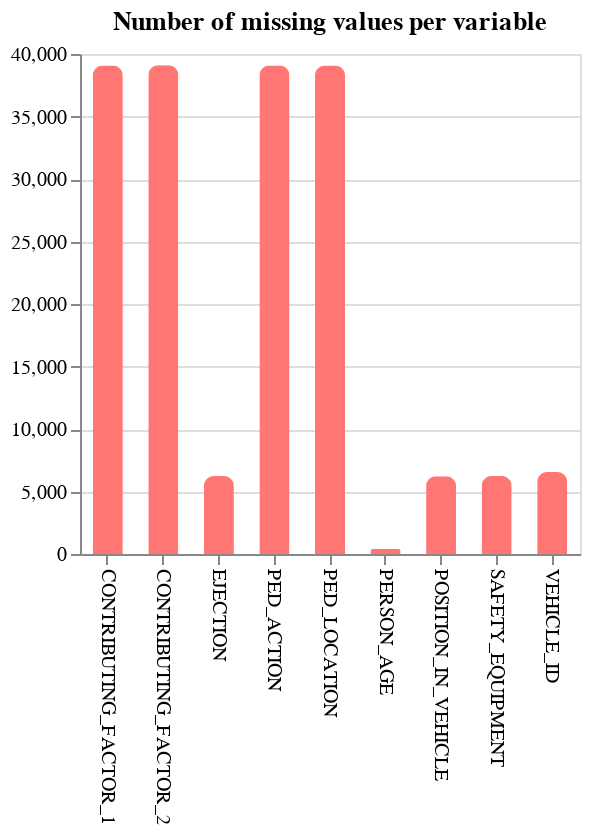

Here is the notebook cell this chart was saved with:
### Code cell
dataframe = pd.read_csv("data/Set1_noAnomalies_TimeHierarchy_noImputation.csv", index_col="UNIQUE_ID")
data = dataframe
mv = {}
for var in data.columns:
    nr = data[var].isna().sum()
    if nr > 0:
        mv[var] = nr



df1 = pd.DataFrame(list(zip(list(mv.keys()), list(mv.values()))),  columns =['Name', 'val'])
    
print(df1)
bars = alt.Chart(df1, title="Number of missing values per variable").mark_bar(fill="#ff7675",
    cornerRadiusTopLeft=5,
    cornerRadiusTopRight=5,
                                                                   size=15
                                 
).encode(
    x=alt.X('Name:O',axis=alt.Axis(title='', titleColor='#fdcb6e', labelAngle=90)),
    y = alt.Y('val:Q',
          axis=alt.Axis(title='', titleColor='#fdcb6e', labelAngle=0,),
          ),
)

bars.properties(width=250,
    height=250)

### Figure 1 — Vega-Lite specification as saved in the notebook (floating-point values rounded to 4 significant figures)
{"config": {"view": {"continuousWidth": 400, "continuousHeight": 300}}, "data": {"name": "data-ae6252efe2d9ee0eaad0b9eec4db1a17"}, "mark": {"type": "bar", "cornerRadiusTopLeft": 5, "cornerRadiusTopRight": 5, "fill": "#ff7675", "size": 15}, "encoding": {"x": {"type": "ordinal", "axis": {"labelAngle": 90, "title": "", "titleColor": "#fdcb6e"}, "field": "Name"}, "y": {"type": "quantitative", "axis": {"labelAngle": 0, "title": "", "titleColor": "#fdcb6e"}, "field": "val"}}, "height": 250, "title": "Number of missing values per variable", "width": 250, "$schema": "https://vega.github.io/schema/vega-lite/v4.8.1.json", "datasets": {"data-ae6252efe2d9ee0eaad0b9eec4db1a17": [{"Name": "PERSON_AGE", "val": 421}, {"Name": "SAFETY_EQUIPMENT", "val": 6232}, {"Name": "PED_LOCATION", "val": 39072}, {"Name": "CONTRIBUTING_FACTOR_2", "val": 39097}, {"Name": "EJECTION", "val": 6237}, {"Name": "VEHICLE_ID", "val": 6568}, {"Name": "CONTRIBUTING_FACTOR_1", "val": 39085}, {"Name": "POSITION_IN_VEHICLE", "val": 6218}, {"Name": "PED_ACTION", "val": 39072}]}}
